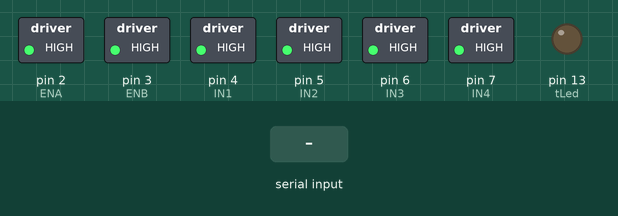
Recording of a sketch running on a simulated Arduino Uno, built with avr-gcc and run on an emulated ATmega328P. Parts: switched loads named in the sketch (green lamp = pin HIGH), output pins drawn as LEDs (lit = HIGH). Inputs (shaded band) come from the test bench. Pins used as bus, display or sensor lines are not drawn.

Above: at 1.2 s.
1.3 s: "w" received over Serial
At 1.45 s:
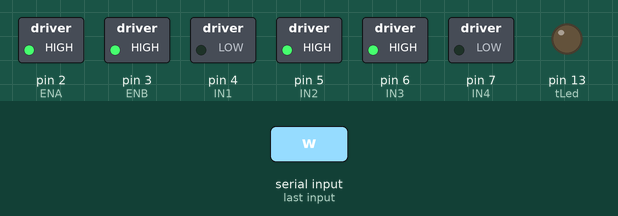
3.0 s: "s" received over Serial
At 4.3 s:
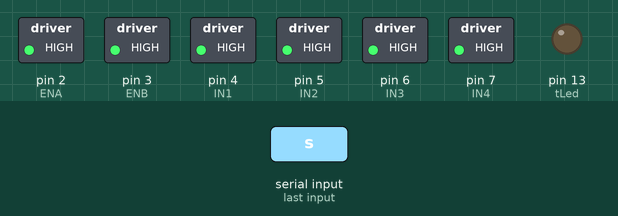
4.6 s: "a" received over Serial
At 5.1 s:
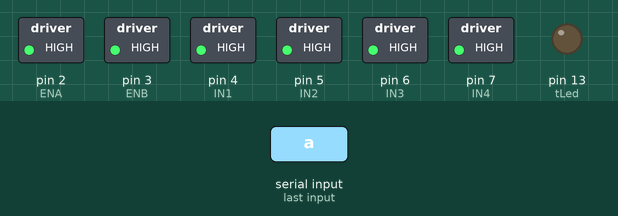
6.1 s: "d" received over Serial
At 6.9 s:
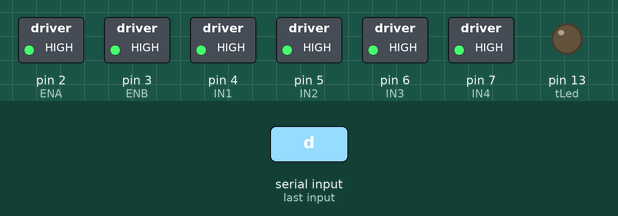
Timing chart, 0 to 8.7 s (numbered marks = the images above; inputs shaded):
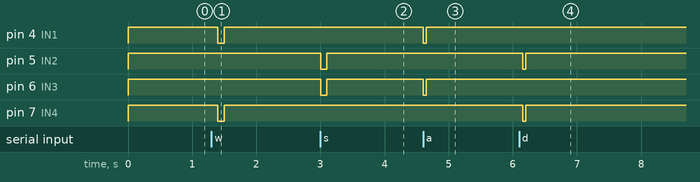

Measured:
- after the input at 1.3 s, pin 4 (IN1), pin 7 (IN4): HIGH → LOW after 0.10 s, → HIGH 0.10 s later
- after the input at 3.0 s, pin 5 (IN2), pin 6 (IN3): HIGH → LOW at once, → HIGH 0.10 s later
- after the input at 4.6 s, pin 4 (IN1), pin 6 (IN3): HIGH → LOW at once, → HIGH 0.05 s later
- after the input at 6.1 s, pin 5 (IN2), pin 7 (IN4): HIGH → LOW after 0.05 s, → HIGH 0.05 s later

The sketch:

Gatobot.ino
```cpp
/*
 * Gatobot
 */
const int motionFront = 1;
const int motionBack = -1;
const int motionLeft = 2;
const int motionRight = 3;
const int motionStopped = 0;

// Special motions / attacks
const int attackLeft = 4;
const int attackRight = 5;

int tLed = 13;         //LED
int btPower = 12;      //Bluetooth power
// H bridge pins
const int ENA = 2;
const int ENB = 3;
const int IN1 = 4;
const int IN2 = 5;
const int IN3 = 6;
const int IN4 = 7;

const int delayLongLongTime = 500;
const int delayLongTime = 100;
const int delaySmallTime = 50;

//if we get noise, we move as the last known motion
int previousMotion;
//turn engines to move front
void moveFront(){
  digitalWrite(IN1, LOW);
  digitalWrite(IN2, HIGH);
  digitalWrite(IN3, HIGH);
  digitalWrite(IN4, LOW);
}

//turn engines to move  back
void moveBack(){
  digitalWrite(IN1, HIGH);
  digitalWrite(IN2, LOW);
  digitalWrite(IN3, LOW);
  digitalWrite(IN4, HIGH);
}

//turn right
void moveRight(){
  digitalWrite(IN1, HIGH);
  digitalWrite(IN2, LOW);
  digitalWrite(IN3, HIGH);
  digitalWrite(IN4, LOW);
}

//turn left
void moveLeft(){
  digitalWrite(IN1, LOW);
  digitalWrite(IN2, HIGH);
  digitalWrite(IN3, LOW);
  digitalWrite(IN4, HIGH);
}

//stop engines
void stopMotors(){
  digitalWrite(IN1, HIGH);
  digitalWrite(IN2, HIGH);
  digitalWrite(IN3, HIGH);
  digitalWrite(IN4, HIGH);
}

//Read serial port, and get the motion command
int decideMotion(){
  int nextMotion;
  char btInput;
  digitalWrite(tLed, LOW);  //by default, alert led is turned off
  if (Serial.available()) {
    btInput = Serial.read();
    switch (btInput){
      case 'w':
        nextMotion = motionFront;
        break;
      case 's':
        nextMotion = motionBack;
        break;
      case 'a':
        nextMotion = motionLeft;
        break;
      case 'd':
        nextMotion = motionRight;
        break;
      case 'A':
        nextMotion = attackLeft;
        break;
      case 'D':
        nextMotion = attackRight;
        break;
      //if we get a unexpected command, we need to execute the last known motion command recived.
      default:
        nextMotion = previousMotion;
        digitalWrite(tLed, HIGH);
    }
  //if we don't know how to move, we stop
  } else {
    nextMotion = motionStopped;
  }
  previousMotion = nextMotion;
  return nextMotion;
}

// engines do a motion
void executeMotion (int nextMotion){
  switch (nextMotion){
    case motionFront:
      moveFront();
      delay(delayLongTime);
      break;
    case motionLeft:
      moveLeft();
      delay(delaySmallTime);
      break;
    case motionRight:
      moveRight();
      delay(delaySmallTime);
      break;
    case motionBack:
      moveBack();
      delay(delayLongTime);
      break;
    case attackLeft:
      moveLeft();
      delay(delayLongLongTime);
      break;
    case attackRight:
      moveRight();
      delay(delayLongLongTime);
      break;
    default:
      stopMotors();
      delay(delayLongTime);
  }
}

void setup() {
  // set pin modes
  pinMode(ENA, OUTPUT);
  pinMode(ENB, OUTPUT);
  pinMode(IN1, OUTPUT);
  pinMode(IN2, OUTPUT);
  pinMode(IN3, OUTPUT);
  pinMode(IN4, OUTPUT);
  pinMode(tLed, OUTPUT);
  pinMode(btPower, OUTPUT);
  // enable both engines
  digitalWrite(ENA, HIGH);
  digitalWrite(ENB, HIGH);
  //Turn down alert alert led
  digitalWrite(tLed, LOW);
  //Turn on bluetooth device
  digitalWrite(btPower, HIGH);
  // set the serial port
  Serial.begin(9600);
}

void loop() {
  int nextMotion;
  nextMotion = decideMotion();
  executeMotion(nextMotion);
}
```
